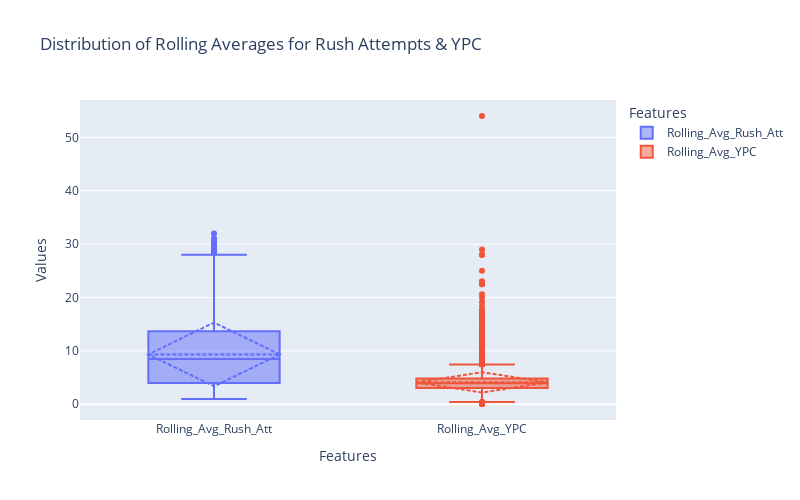
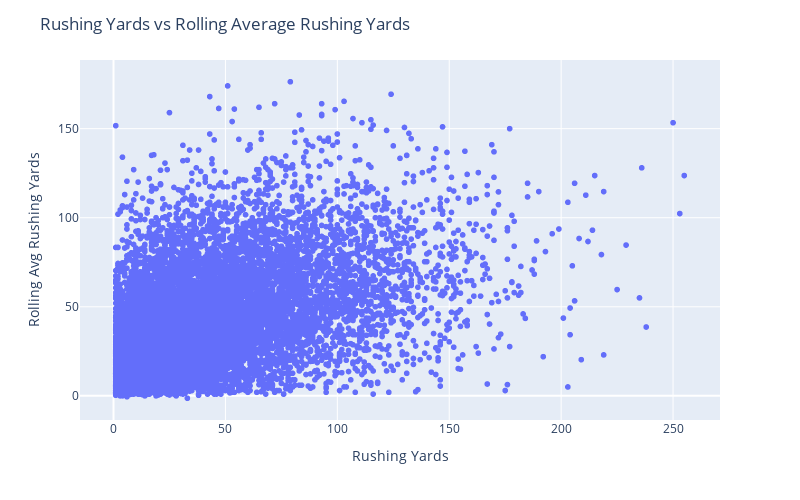

These figures' notebook cell, in order:
### Markdown cell above
### Data Visualization 2 <br><br>

Boxplots serve the purpose of visualizing the distributions of rolling averages for the rush attempts and yards per carry (YPC), helping detect extreme outliers that can negatively impact model fit <br>

The scatter plot compares the single game rushing yard against the rolling average rushing yards to flag any anomaly performances that are disproportionate to running back rushing trends to limit the amount of bias into the models

### Code cell
#Boxplots
cols = ['Rolling_Avg_Rush_Att', 'Rolling_Avg_YPC']
df_1 = weekly_stats_clean2[cols].melt(var_name='Features', value_name='Values')
fig = px.box(df_1, x='Features', y="Values", 
             title= 'Distribution of Rolling Averages for Rush Attempts & YPC', 
             points = "outliers", color='Features',width=800, height=500)
fig.update_traces(boxmean = 'sd')
fig.show()



#Scatter Plot Analyzing Rushing Yards
fig = px.scatter(weekly_stats_clean2,
                x= weekly_stats_clean2['Rushing_Yds'], 
                y=weekly_stats_clean2['Rolling_Avg_RushYds'])
fig.update_layout(xaxis_title = 'Rushing Yards',
                  yaxis_title='Rolling Avg Rushing Yards',
                  title = 'Rushing Yards vs Rolling Average Rushing Yards', width=800, height=500)
fig.show()

### Figure 1 — Plotly figure (JSON) as saved in the notebook; plotly's stock layout.template omitted (floating-point values rounded to 4 significant figures; data arrays with more than 128 entries replaced by an {"elided": "..."} marker saying what was removed)
{"data": [{"alignmentgroup": "True", "boxmean": "sd", "boxpoints": "outliers", "hovertemplate": "Features=%{x}<br>Values=%{y}<extra></extra>", "legendgroup": "Rolling_Avg_Rush_Att", "marker": {"color": "#636efa"}, "name": "Rolling_Avg_Rush_Att", "notched": false, "offsetgroup": "Rolling_Avg_Rush_Att", "orientation": "v", "showlegend": true, "type": "box", "x": {"elided": "11939 str values"}, "x0": " ", "xaxis": "x", "y": {"elided": "11939 float values"}, "y0": " ", "yaxis": "y"}, {"alignmentgroup": "True", "boxmean": "sd", "boxpoints": "outliers", "hovertemplate": "Features=%{x}<br>Values=%{y}<extra></extra>", "legendgroup": "Rolling_Avg_YPC", "marker": {"color": "#EF553B"}, "name": "Rolling_Avg_YPC", "notched": false, "offsetgroup": "Rolling_Avg_YPC", "orientation": "v", "showlegend": true, "type": "box", "x": {"elided": "11939 str values"}, "x0": " ", "xaxis": "x", "y": {"elided": "11939 float values"}, "y0": " ", "yaxis": "y"}], "layout": {"boxmode": "overlay", "height": 500, "legend": {"title": {"text": "Features"}, "tracegroupgap": 0}, "title": {"text": "Distribution of Rolling Averages for Rush Attempts & YPC"}, "width": 800, "xaxis": {"anchor": "y", "categoryarray": ["Rolling_Avg_Rush_Att", "Rolling_Avg_YPC"], "categoryorder": "array", "domain": [0, 1], "title": {"text": "Features"}}, "yaxis": {"anchor": "x", "domain": [0, 1], "title": {"text": "Values"}}}}

### Figure 2 — Plotly figure (JSON) as saved in the notebook; plotly's stock layout.template omitted (floating-point values rounded to 4 significant figures; data arrays with more than 128 entries replaced by an {"elided": "..."} marker saying what was removed)
{"data": [{"hovertemplate": "Rushing_Yds=%{x}<br>Rolling_Avg_RushYds=%{y}<extra></extra>", "legendgroup": "", "marker": {"color": "#636efa", "symbol": "circle"}, "mode": "markers", "name": "", "showlegend": false, "type": "scattergl", "x": {"elided": "11939 int values"}, "xaxis": "x", "y": {"elided": "11939 float values"}, "yaxis": "y"}], "layout": {"height": 500, "legend": {"tracegroupgap": 0}, "margin": {"t": 60}, "title": {"text": "Rushing Yards vs Rolling Average Rushing Yards"}, "width": 800, "xaxis": {"anchor": "y", "domain": [0, 1], "title": {"text": "Rushing Yards"}}, "yaxis": {"anchor": "x", "domain": [0, 1], "title": {"text": "Rolling Avg Rushing Yards"}}}}
